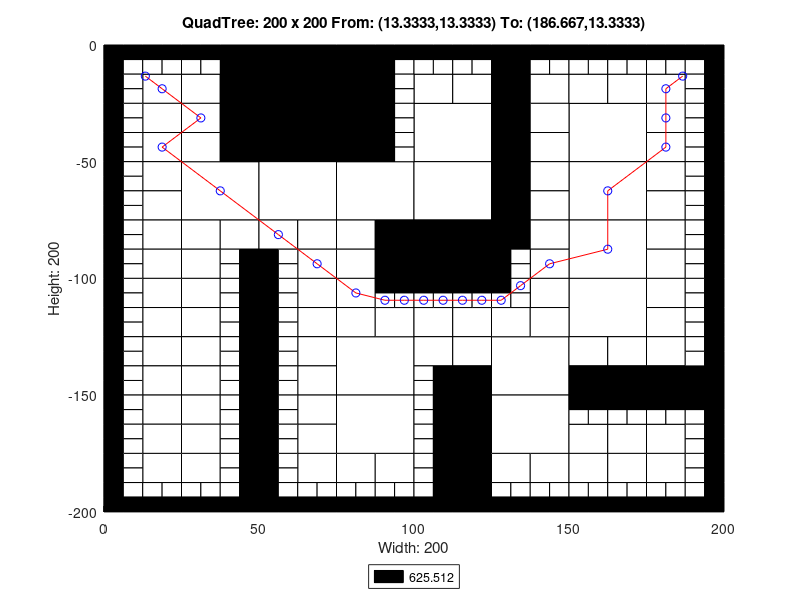

Reproduce this figure in MATLAB.
axis([0 200 -200 0]);
title('QuadTree: 200 x 200 From: (13.3333,13.3333) To: (186.667,13.3333)');
xlabel('Width: 200');
ylabel('Height: 200');
rectangle('Position',[50 -25 25 25], 'FaceColor',[0 0 0]);
rectangle('Position',[50 -50 25 25], 'FaceColor',[0 0 0]);
rectangle('Position',[25 -75 25 25], 'FaceColor',[1 1 1]);
rectangle('Position',[50 -75 25 25], 'FaceColor',[1 1 1]);
rectangle('Position',[75 -75 25 25], 'FaceColor',[1 1 1]);
rectangle('Position',[100 -50 25 25], 'FaceColor',[1 1 1]);
rectangle('Position',[150 -50 25 25], 'FaceColor',[1 1 1]);
rectangle('Position',[100 -75 25 25], 'FaceColor',[1 1 1]);
rectangle('Position',[100 -100 25 25], 'FaceColor',[0 0 0]);
rectangle('Position',[150 -75 25 25], 'FaceColor',[1 1 1]);
rectangle('Position',[150 -100 25 25], 'FaceColor',[1 1 1]);
rectangle('Position',[75 -150 25 25], 'FaceColor',[1 1 1]);
rectangle('Position',[75 -175 25 25], 'FaceColor',[1 1 1]);
rectangle('Position',[125 -150 25 25], 'FaceColor',[1 1 1]);
rectangle('Position',[150 -125 25 25], 'FaceColor',[1 1 1]);
rectangle('Position',[125 -175 25 25], 'FaceColor',[1 1 1]);
rectangle('Position',[12.5 -25 12.5 12.5], 'FaceColor',[1 1 1]);
rectangle('Position',[37.5 -12.5 12.5 12.5], 'FaceColor',[0 0 0]);
rectangle('Position',[25 -25 12.5 12.5], 'FaceColor',[1 1 1]);
rectangle('Position',[37.5 -25 12.5 12.5], 'FaceColor',[0 0 0]);
rectangle('Position',[12.5 -37.5 12.5 12.5], 'FaceColor',[1 1 1]);
rectangle('Position',[12.5 -50 12.5 12.5], 'FaceColor',[1 1 1]);
rectangle('Position',[25 -37.5 12.5 12.5], 'FaceColor',[1 1 1]);
rectangle('Position',[37.5 -37.5 12.5 12.5], 'FaceColor',[0 0 0]);
rectangle('Position',[25 -50 12.5 12.5], 'FaceColor',[1 1 1]);
rectangle('Position',[37.5 -50 12.5 12.5], 'FaceColor',[0 0 0]);
rectangle('Position',[75 -12.5 12.5 12.5], 'FaceColor',[0 0 0]);
rectangle('Position',[75 -25 12.5 12.5], 'FaceColor',[0 0 0]);
rectangle('Position',[75 -37.5 12.5 12.5], 'FaceColor',[0 0 0]);
rectangle('Position',[75 -50 12.5 12.5], 'FaceColor',[0 0 0]);
rectangle('Position',[12.5 -62.5 12.5 12.5], 'FaceColor',[1 1 1]);
rectangle('Position',[12.5 -75 12.5 12.5], 'FaceColor',[1 1 1]);
rectangle('Position',[12.5 -87.5 12.5 12.5], 'FaceColor',[1 1 1]);
rectangle('Position',[12.5 -100 12.5 12.5], 'FaceColor',[1 1 1]);
rectangle('Position',[25 -87.5 12.5 12.5], 'FaceColor',[1 1 1]);
rectangle('Position',[37.5 -87.5 12.5 12.5], 'FaceColor',[1 1 1]);
rectangle('Position',[25 -100 12.5 12.5], 'FaceColor',[1 1 1]);
rectangle('Position',[50 -87.5 12.5 12.5], 'FaceColor',[1 1 1]);
rectangle('Position',[62.5 -87.5 12.5 12.5], 'FaceColor',[1 1 1]);
rectangle('Position',[62.5 -100 12.5 12.5], 'FaceColor',[1 1 1]);
rectangle('Position',[75 -87.5 12.5 12.5], 'FaceColor',[1 1 1]);
rectangle('Position',[87.5 -87.5 12.5 12.5], 'FaceColor',[0 0 0]);
rectangle('Position',[75 -100 12.5 12.5], 'FaceColor',[1 1 1]);
rectangle('Position',[87.5 -100 12.5 12.5], 'FaceColor',[0 0 0]);
rectangle('Position',[100 -25 12.5 12.5], 'FaceColor',[1 1 1]);
rectangle('Position',[112.5 -25 12.5 12.5], 'FaceColor',[1 1 1]);
rectangle('Position',[125 -12.5 12.5 12.5], 'FaceColor',[0 0 0]);
rectangle('Position',[125 -25 12.5 12.5], 'FaceColor',[0 0 0]);
rectangle('Position',[137.5 -25 12.5 12.5], 'FaceColor',[1 1 1]);
rectangle('Position',[125 -37.5 12.5 12.5], 'FaceColor',[0 0 0]);
rectangle('Position',[137.5 -37.5 12.5 12.5], 'FaceColor',[1 1 1]);
rectangle('Position',[125 -50 12.5 12.5], 'FaceColor',[0 0 0]);
rectangle('Position',[137.5 -50 12.5 12.5], 'FaceColor',[1 1 1]);
rectangle('Position',[150 -25 12.5 12.5], 'FaceColor',[1 1 1]);
rectangle('Position',[162.5 -25 12.5 12.5], 'FaceColor',[1 1 1]);
rectangle('Position',[175 -25 12.5 12.5], 'FaceColor',[1 1 1]);
rectangle('Position',[175 -37.5 12.5 12.5], 'FaceColor',[1 1 1]);
rectangle('Position',[175 -50 12.5 12.5], 'FaceColor',[1 1 1]);
rectangle('Position',[125 -62.5 12.5 12.5], 'FaceColor',[0 0 0]);
rectangle('Position',[137.5 -62.5 12.5 12.5], 'FaceColor',[1 1 1]);
rectangle('Position',[125 -75 12.5 12.5], 'FaceColor',[0 0 0]);
rectangle('Position',[137.5 -75 12.5 12.5], 'FaceColor',[1 1 1]);
rectangle('Position',[125 -87.5 12.5 12.5], 'FaceColor',[0 0 0]);
rectangle('Position',[137.5 -87.5 12.5 12.5], 'FaceColor',[1 1 1]);
rectangle('Position',[137.5 -100 12.5 12.5], 'FaceColor',[1 1 1]);
rectangle('Position',[175 -62.5 12.5 12.5], 'FaceColor',[1 1 1]);
rectangle('Position',[175 -75 12.5 12.5], 'FaceColor',[1 1 1]);
rectangle('Position',[175 -87.5 12.5 12.5], 'FaceColor',[1 1 1]);
rectangle('Position',[175 -100 12.5 12.5], 'FaceColor',[1 1 1]);
rectangle('Position',[12.5 -112.5 12.5 12.5], 'FaceColor',[1 1 1]);
rectangle('Position',[12.5 -125 12.5 12.5], 'FaceColor',[1 1 1]);
rectangle('Position',[25 -112.5 12.5 12.5], 'FaceColor',[1 1 1]);
rectangle('Position',[25 -125 12.5 12.5], 'FaceColor',[1 1 1]);
rectangle('Position',[12.5 -137.5 12.5 12.5], 'FaceColor',[1 1 1]);
rectangle('Position',[12.5 -150 12.5 12.5], 'FaceColor',[1 1 1]);
rectangle('Position',[25 -137.5 12.5 12.5], 'FaceColor',[1 1 1]);
rectangle('Position',[25 -150 12.5 12.5], 'FaceColor',[1 1 1]);
rectangle('Position',[62.5 -112.5 12.5 12.5], 'FaceColor',[1 1 1]);
rectangle('Position',[62.5 -125 12.5 12.5], 'FaceColor',[1 1 1]);
rectangle('Position',[75 -112.5 12.5 12.5], 'FaceColor',[1 1 1]);
rectangle('Position',[75 -125 12.5 12.5], 'FaceColor',[1 1 1]);
rectangle('Position',[87.5 -125 12.5 12.5], 'FaceColor',[1 1 1]);
rectangle('Position',[62.5 -137.5 12.5 12.5], 'FaceColor',[1 1 1]);
rectangle('Position',[62.5 -150 12.5 12.5], 'FaceColor',[1 1 1]);
rectangle('Position',[12.5 -162.5 12.5 12.5], 'FaceColor',[1 1 1]);
rectangle('Position',[12.5 -175 12.5 12.5], 'FaceColor',[1 1 1]);
rectangle('Position',[25 -162.5 12.5 12.5], 'FaceColor',[1 1 1]);
rectangle('Position',[25 -175 12.5 12.5], 'FaceColor',[1 1 1]);
rectangle('Position',[12.5 -187.5 12.5 12.5], 'FaceColor',[1 1 1]);
rectangle('Position',[25 -187.5 12.5 12.5], 'FaceColor',[1 1 1]);
rectangle('Position',[62.5 -162.5 12.5 12.5], 'FaceColor',[1 1 1]);
rectangle('Position',[62.5 -175 12.5 12.5], 'FaceColor',[1 1 1]);
rectangle('Position',[62.5 -187.5 12.5 12.5], 'FaceColor',[1 1 1]);
rectangle('Position',[75 -187.5 12.5 12.5], 'FaceColor',[1 1 1]);
rectangle('Position',[87.5 -187.5 12.5 12.5], 'FaceColor',[1 1 1]);
rectangle('Position',[100 -125 12.5 12.5], 'FaceColor',[1 1 1]);
rectangle('Position',[112.5 -125 12.5 12.5], 'FaceColor',[1 1 1]);
rectangle('Position',[137.5 -112.5 12.5 12.5], 'FaceColor',[1 1 1]);
rectangle('Position',[125 -125 12.5 12.5], 'FaceColor',[1 1 1]);
rectangle('Position',[137.5 -125 12.5 12.5], 'FaceColor',[1 1 1]);
rectangle('Position',[100 -137.5 12.5 12.5], 'FaceColor',[1 1 1]);
rectangle('Position',[112.5 -137.5 12.5 12.5], 'FaceColor',[1 1 1]);
rectangle('Position',[112.5 -150 12.5 12.5], 'FaceColor',[0 0 0]);
rectangle('Position',[175 -112.5 12.5 12.5], 'FaceColor',[1 1 1]);
rectangle('Position',[175 -125 12.5 12.5], 'FaceColor',[1 1 1]);
rectangle('Position',[150 -137.5 12.5 12.5], 'FaceColor',[1 1 1]);
rectangle('Position',[162.5 -137.5 12.5 12.5], 'FaceColor',[1 1 1]);
rectangle('Position',[150 -150 12.5 12.5], 'FaceColor',[0 0 0]);
rectangle('Position',[162.5 -150 12.5 12.5], 'FaceColor',[0 0 0]);
rectangle('Position',[175 -137.5 12.5 12.5], 'FaceColor',[1 1 1]);
rectangle('Position',[175 -150 12.5 12.5], 'FaceColor',[0 0 0]);
rectangle('Position',[187.5 -150 12.5 12.5], 'FaceColor',[0 0 0]);
rectangle('Position',[112.5 -162.5 12.5 12.5], 'FaceColor',[0 0 0]);
rectangle('Position',[112.5 -175 12.5 12.5], 'FaceColor',[0 0 0]);
rectangle('Position',[112.5 -187.5 12.5 12.5], 'FaceColor',[0 0 0]);
rectangle('Position',[112.5 -200 12.5 12.5], 'FaceColor',[0 0 0]);
rectangle('Position',[125 -187.5 12.5 12.5], 'FaceColor',[1 1 1]);
rectangle('Position',[137.5 -187.5 12.5 12.5], 'FaceColor',[1 1 1]);
rectangle('Position',[150 -175 12.5 12.5], 'FaceColor',[1 1 1]);
rectangle('Position',[162.5 -175 12.5 12.5], 'FaceColor',[1 1 1]);
rectangle('Position',[175 -175 12.5 12.5], 'FaceColor',[1 1 1]);
rectangle('Position',[150 -187.5 12.5 12.5], 'FaceColor',[1 1 1]);
rectangle('Position',[162.5 -187.5 12.5 12.5], 'FaceColor',[1 1 1]);
rectangle('Position',[175 -187.5 12.5 12.5], 'FaceColor',[1 1 1]);
rectangle('Position',[0 -6.25 6.25 6.25], 'FaceColor',[0 0 0]);
rectangle('Position',[6.25 -6.25 6.25 6.25], 'FaceColor',[0 0 0]);
rectangle('Position',[0 -12.5 6.25 6.25], 'FaceColor',[0 0 0]);
rectangle('Position',[6.25 -12.5 6.25 6.25], 'FaceColor',[1 1 1]);
rectangle('Position',[12.5 -6.25 6.25 6.25], 'FaceColor',[0 0 0]);
rectangle('Position',[18.75 -6.25 6.25 6.25], 'FaceColor',[0 0 0]);
rectangle('Position',[12.5 -12.5 6.25 6.25], 'FaceColor',[1 1 1]);
rectangle('Position',[18.75 -12.5 6.25 6.25], 'FaceColor',[1 1 1]);
rectangle('Position',[0 -18.75 6.25 6.25], 'FaceColor',[0 0 0]);
rectangle('Position',[6.25 -18.75 6.25 6.25], 'FaceColor',[1 1 1]);
rectangle('Position',[0 -25 6.25 6.25], 'FaceColor',[0 0 0]);
rectangle('Position',[6.25 -25 6.25 6.25], 'FaceColor',[1 1 1]);
rectangle('Position',[25 -6.25 6.25 6.25], 'FaceColor',[0 0 0]);
rectangle('Position',[31.25 -6.25 6.25 6.25], 'FaceColor',[0 0 0]);
rectangle('Position',[25 -12.5 6.25 6.25], 'FaceColor',[1 1 1]);
rectangle('Position',[31.25 -12.5 6.25 6.25], 'FaceColor',[1 1 1]);
rectangle('Position',[0 -31.25 6.25 6.25], 'FaceColor',[0 0 0]);
rectangle('Position',[6.25 -31.25 6.25 6.25], 'FaceColor',[1 1 1]);
rectangle('Position',[0 -37.5 6.25 6.25], 'FaceColor',[0 0 0]);
rectangle('Position',[6.25 -37.5 6.25 6.25], 'FaceColor',[1 1 1]);
rectangle('Position',[0 -43.75 6.25 6.25], 'FaceColor',[0 0 0]);
rectangle('Position',[6.25 -43.75 6.25 6.25], 'FaceColor',[1 1 1]);
rectangle('Position',[0 -50 6.25 6.25], 'FaceColor',[0 0 0]);
rectangle('Position',[6.25 -50 6.25 6.25], 'FaceColor',[1 1 1]);
rectangle('Position',[87.5 -6.25 6.25 6.25], 'FaceColor',[0 0 0]);
rectangle('Position',[93.75 -6.25 6.25 6.25], 'FaceColor',[0 0 0]);
rectangle('Position',[87.5 -12.5 6.25 6.25], 'FaceColor',[0 0 0]);
rectangle('Position',[93.75 -12.5 6.25 6.25], 'FaceColor',[1 1 1]);
rectangle('Position',[87.5 -18.75 6.25 6.25], 'FaceColor',[0 0 0]);
rectangle('Position',[93.75 -18.75 6.25 6.25], 'FaceColor',[1 1 1]);
rectangle('Position',[87.5 -25 6.25 6.25], 'FaceColor',[0 0 0]);
rectangle('Position',[93.75 -25 6.25 6.25], 'FaceColor',[1 1 1]);
rectangle('Position',[87.5 -31.25 6.25 6.25], 'FaceColor',[0 0 0]);
rectangle('Position',[93.75 -31.25 6.25 6.25], 'FaceColor',[1 1 1]);
rectangle('Position',[87.5 -37.5 6.25 6.25], 'FaceColor',[0 0 0]);
rectangle('Position',[93.75 -37.5 6.25 6.25], 'FaceColor',[1 1 1]);
rectangle('Position',[87.5 -43.75 6.25 6.25], 'FaceColor',[0 0 0]);
rectangle('Position',[93.75 -43.75 6.25 6.25], 'FaceColor',[1 1 1]);
rectangle('Position',[87.5 -50 6.25 6.25], 'FaceColor',[0 0 0]);
rectangle('Position',[93.75 -50 6.25 6.25], 'FaceColor',[1 1 1]);
rectangle('Position',[0 -56.25 6.25 6.25], 'FaceColor',[0 0 0]);
rectangle('Position',[6.25 -56.25 6.25 6.25], 'FaceColor',[1 1 1]);
rectangle('Position',[0 -62.5 6.25 6.25], 'FaceColor',[0 0 0]);
rectangle('Position',[6.25 -62.5 6.25 6.25], 'FaceColor',[1 1 1]);
rectangle('Position',[0 -68.75 6.25 6.25], 'FaceColor',[0 0 0]);
rectangle('Position',[6.25 -68.75 6.25 6.25], 'FaceColor',[1 1 1]);
rectangle('Position',[0 -75 6.25 6.25], 'FaceColor',[0 0 0]);
rectangle('Position',[6.25 -75 6.25 6.25], 'FaceColor',[1 1 1]);
rectangle('Position',[0 -81.25 6.25 6.25], 'FaceColor',[0 0 0]);
rectangle('Position',[6.25 -81.25 6.25 6.25], 'FaceColor',[1 1 1]);
rectangle('Position',[0 -87.5 6.25 6.25], 'FaceColor',[0 0 0]);
rectangle('Position',[6.25 -87.5 6.25 6.25], 'FaceColor',[1 1 1]);
rectangle('Position',[0 -93.75 6.25 6.25], 'FaceColor',[0 0 0]);
rectangle('Position',[6.25 -93.75 6.25 6.25], 'FaceColor',[1 1 1]);
rectangle('Position',[0 -100 6.25 6.25], 'FaceColor',[0 0 0]);
rectangle('Position',[6.25 -100 6.25 6.25], 'FaceColor',[1 1 1]);
rectangle('Position',[37.5 -93.75 6.25 6.25], 'FaceColor',[1 1 1]);
rectangle('Position',[43.75 -93.75 6.25 6.25], 'FaceColor',[0 0 0]);
rectangle('Position',[37.5 -100 6.25 6.25], 'FaceColor',[1 1 1]);
rectangle('Position',[43.75 -100 6.25 6.25], 'FaceColor',[0 0 0]);
rectangle('Position',[50 -93.75 6.25 6.25], 'FaceColor',[0 0 0]);
rectangle('Position',[56.25 -93.75 6.25 6.25], 'FaceColor',[1 1 1]);
rectangle('Position',[50 -100 6.25 6.25], 'FaceColor',[0 0 0]);
rectangle('Position',[56.25 -100 6.25 6.25], 'FaceColor',[1 1 1]);
rectangle('Position',[100 -6.25 6.25 6.25], 'FaceColor',[0 0 0]);
rectangle('Position',[106.25 -6.25 6.25 6.25], 'FaceColor',[0 0 0]);
rectangle('Position',[100 -12.5 6.25 6.25], 'FaceColor',[1 1 1]);
rectangle('Position',[106.25 -12.5 6.25 6.25], 'FaceColor',[1 1 1]);
rectangle('Position',[112.5 -6.25 6.25 6.25], 'FaceColor',[0 0 0]);
rectangle('Position',[118.75 -6.25 6.25 6.25], 'FaceColor',[0 0 0]);
rectangle('Position',[112.5 -12.5 6.25 6.25], 'FaceColor',[1 1 1]);
rectangle('Position',[118.75 -12.5 6.25 6.25], 'FaceColor',[1 1 1]);
rectangle('Position',[137.5 -6.25 6.25 6.25], 'FaceColor',[0 0 0]);
rectangle('Position',[143.75 -6.25 6.25 6.25], 'FaceColor',[0 0 0]);
rectangle('Position',[137.5 -12.5 6.25 6.25], 'FaceColor',[1 1 1]);
rectangle('Position',[143.75 -12.5 6.25 6.25], 'FaceColor',[1 1 1]);
rectangle('Position',[150 -6.25 6.25 6.25], 'FaceColor',[0 0 0]);
rectangle('Position',[156.25 -6.25 6.25 6.25], 'FaceColor',[0 0 0]);
rectangle('Position',[150 -12.5 6.25 6.25], 'FaceColor',[1 1 1]);
rectangle('Position',[156.25 -12.5 6.25 6.25], 'FaceColor',[1 1 1]);
rectangle('Position',[162.5 -6.25 6.25 6.25], 'FaceColor',[0 0 0]);
rectangle('Position',[168.75 -6.25 6.25 6.25], 'FaceColor',[0 0 0]);
rectangle('Position',[162.5 -12.5 6.25 6.25], 'FaceColor',[1 1 1]);
rectangle('Position',[168.75 -12.5 6.25 6.25], 'FaceColor',[1 1 1]);
rectangle('Position',[175 -6.25 6.25 6.25], 'FaceColor',[0 0 0]);
rectangle('Position',[181.25 -6.25 6.25 6.25], 'FaceColor',[0 0 0]);
rectangle('Position',[175 -12.5 6.25 6.25], 'FaceColor',[1 1 1]);
rectangle('Position',[181.25 -12.5 6.25 6.25], 'FaceColor',[1 1 1]);
rectangle('Position',[187.5 -6.25 6.25 6.25], 'FaceColor',[0 0 0]);
rectangle('Position',[193.75 -6.25 6.25 6.25], 'FaceColor',[0 0 0]);
rectangle('Position',[187.5 -12.5 6.25 6.25], 'FaceColor',[1 1 1]);
rectangle('Position',[193.75 -12.5 6.25 6.25], 'FaceColor',[0 0 0]);
rectangle('Position',[187.5 -18.75 6.25 6.25], 'FaceColor',[1 1 1]);
rectangle('Position',[193.75 -18.75 6.25 6.25], 'FaceColor',[0 0 0]);
rectangle('Position',[187.5 -25 6.25 6.25], 'FaceColor',[1 1 1]);
rectangle('Position',[193.75 -25 6.25 6.25], 'FaceColor',[0 0 0]);
rectangle('Position',[187.5 -31.25 6.25 6.25], 'FaceColor',[1 1 1]);
rectangle('Position',[193.75 -31.25 6.25 6.25], 'FaceColor',[0 0 0]);
rectangle('Position',[187.5 -37.5 6.25 6.25], 'FaceColor',[1 1 1]);
rectangle('Position',[193.75 -37.5 6.25 6.25], 'FaceColor',[0 0 0]);
rectangle('Position',[187.5 -43.75 6.25 6.25], 'FaceColor',[1 1 1]);
rectangle('Position',[193.75 -43.75 6.25 6.25], 'FaceColor',[0 0 0]);
rectangle('Position',[187.5 -50 6.25 6.25], 'FaceColor',[1 1 1]);
rectangle('Position',[193.75 -50 6.25 6.25], 'FaceColor',[0 0 0]);
rectangle('Position',[125 -93.75 6.25 6.25], 'FaceColor',[0 0 0]);
rectangle('Position',[131.25 -93.75 6.25 6.25], 'FaceColor',[1 1 1]);
rectangle('Position',[125 -100 6.25 6.25], 'FaceColor',[0 0 0]);
rectangle('Position',[131.25 -100 6.25 6.25], 'FaceColor',[1 1 1]);
rectangle('Position',[187.5 -56.25 6.25 6.25], 'FaceColor',[1 1 1]);
rectangle('Position',[193.75 -56.25 6.25 6.25], 'FaceColor',[0 0 0]);
rectangle('Position',[187.5 -62.5 6.25 6.25], 'FaceColor',[1 1 1]);
rectangle('Position',[193.75 -62.5 6.25 6.25], 'FaceColor',[0 0 0]);
rectangle('Position',[187.5 -68.75 6.25 6.25], 'FaceColor',[1 1 1]);
rectangle('Position',[193.75 -68.75 6.25 6.25], 'FaceColor',[0 0 0]);
rectangle('Position',[187.5 -75 6.25 6.25], 'FaceColor',[1 1 1]);
rectangle('Position',[193.75 -75 6.25 6.25], 'FaceColor',[0 0 0]);
rectangle('Position',[187.5 -81.25 6.25 6.25], 'FaceColor',[1 1 1]);
rectangle('Position',[193.75 -81.25 6.25 6.25], 'FaceColor',[0 0 0]);
rectangle('Position',[187.5 -87.5 6.25 6.25], 'FaceColor',[1 1 1]);
rectangle('Position',[193.75 -87.5 6.25 6.25], 'FaceColor',[0 0 0]);
rectangle('Position',[187.5 -93.75 6.25 6.25], 'FaceColor',[1 1 1]);
rectangle('Position',[193.75 -93.75 6.25 6.25], 'FaceColor',[0 0 0]);
rectangle('Position',[187.5 -100 6.25 6.25], 'FaceColor',[1 1 1]);
rectangle('Position',[193.75 -100 6.25 6.25], 'FaceColor',[0 0 0]);
rectangle('Position',[0 -106.25 6.25 6.25], 'FaceColor',[0 0 0]);
rectangle('Position',[6.25 -106.25 6.25 6.25], 'FaceColor',[1 1 1]);
rectangle('Position',[0 -112.5 6.25 6.25], 'FaceColor',[0 0 0]);
rectangle('Position',[6.25 -112.5 6.25 6.25], 'FaceColor',[1 1 1]);
rectangle('Position',[0 -118.75 6.25 6.25], 'FaceColor',[0 0 0]);
rectangle('Position',[6.25 -118.75 6.25 6.25], 'FaceColor',[1 1 1]);
rectangle('Position',[0 -125 6.25 6.25], 'FaceColor',[0 0 0]);
rectangle('Position',[6.25 -125 6.25 6.25], 'FaceColor',[1 1 1]);
rectangle('Position',[37.5 -106.25 6.25 6.25], 'FaceColor',[1 1 1]);
rectangle('Position',[43.75 -106.25 6.25 6.25], 'FaceColor',[0 0 0]);
rectangle('Position',[37.5 -112.5 6.25 6.25], 'FaceColor',[1 1 1]);
rectangle('Position',[43.75 -112.5 6.25 6.25], 'FaceColor',[0 0 0]);
rectangle('Position',[37.5 -118.75 6.25 6.25], 'FaceColor',[1 1 1]);
rectangle('Position',[43.75 -118.75 6.25 6.25], 'FaceColor',[0 0 0]);
rectangle('Position',[37.5 -125 6.25 6.25], 'FaceColor',[1 1 1]);
rectangle('Position',[43.75 -125 6.25 6.25], 'FaceColor',[0 0 0]);
rectangle('Position',[0 -131.25 6.25 6.25], 'FaceColor',[0 0 0]);
rectangle('Position',[6.25 -131.25 6.25 6.25], 'FaceColor',[1 1 1]);
rectangle('Position',[0 -137.5 6.25 6.25], 'FaceColor',[0 0 0]);
rectangle('Position',[6.25 -137.5 6.25 6.25], 'FaceColor',[1 1 1]);
rectangle('Position',[0 -143.75 6.25 6.25], 'FaceColor',[0 0 0]);
rectangle('Position',[6.25 -143.75 6.25 6.25], 'FaceColor',[1 1 1]);
rectangle('Position',[0 -150 6.25 6.25], 'FaceColor',[0 0 0]);
rectangle('Position',[6.25 -150 6.25 6.25], 'FaceColor',[1 1 1]);
rectangle('Position',[37.5 -131.25 6.25 6.25], 'FaceColor',[1 1 1]);
rectangle('Position',[43.75 -131.25 6.25 6.25], 'FaceColor',[0 0 0]);
rectangle('Position',[37.5 -137.5 6.25 6.25], 'FaceColor',[1 1 1]);
rectangle('Position',[43.75 -137.5 6.25 6.25], 'FaceColor',[0 0 0]);
rectangle('Position',[37.5 -143.75 6.25 6.25], 'FaceColor',[1 1 1]);
rectangle('Position',[43.75 -143.75 6.25 6.25], 'FaceColor',[0 0 0]);
rectangle('Position',[37.5 -150 6.25 6.25], 'FaceColor',[1 1 1]);
rectangle('Position',[43.75 -150 6.25 6.25], 'FaceColor',[0 0 0]);
rectangle('Position',[50 -106.25 6.25 6.25], 'FaceColor',[0 0 0]);
rectangle('Position',[56.25 -106.25 6.25 6.25], 'FaceColor',[1 1 1]);
rectangle('Position',[50 -112.5 6.25 6.25], 'FaceColor',[0 0 0]);
rectangle('Position',[56.25 -112.5 6.25 6.25], 'FaceColor',[1 1 1]);
rectangle('Position',[50 -118.75 6.25 6.25], 'FaceColor',[0 0 0]);
rectangle('Position',[56.25 -118.75 6.25 6.25], 'FaceColor',[1 1 1]);
rectangle('Position',[50 -125 6.25 6.25], 'FaceColor',[0 0 0]);
rectangle('Position',[56.25 -125 6.25 6.25], 'FaceColor',[1 1 1]);
rectangle('Position',[87.5 -106.25 6.25 6.25], 'FaceColor',[0 0 0]);
rectangle('Position',[93.75 -106.25 6.25 6.25], 'FaceColor',[0 0 0]);
rectangle('Position',[87.5 -112.5 6.25 6.25], 'FaceColor',[1 1 1]);
rectangle('Position',[93.75 -112.5 6.25 6.25], 'FaceColor',[1 1 1]);
rectangle('Position',[50 -131.25 6.25 6.25], 'FaceColor',[0 0 0]);
rectangle('Position',[56.25 -131.25 6.25 6.25], 'FaceColor',[1 1 1]);
rectangle('Position',[50 -137.5 6.25 6.25], 'FaceColor',[0 0 0]);
rectangle('Position',[56.25 -137.5 6.25 6.25], 'FaceColor',[1 1 1]);
rectangle('Position',[50 -143.75 6.25 6.25], 'FaceColor',[0 0 0]);
rectangle('Position',[56.25 -143.75 6.25 6.25], 'FaceColor',[1 1 1]);
rectangle('Position',[50 -150 6.25 6.25], 'FaceColor',[0 0 0]);
rectangle('Position',[56.25 -150 6.25 6.25], 'FaceColor',[1 1 1]);
rectangle('Position',[0 -156.25 6.25 6.25], 'FaceColor',[0 0 0]);
rectangle('Position',[6.25 -156.25 6.25 6.25], 'FaceColor',[1 1 1]);
rectangle('Position',[0 -162.5 6.25 6.25], 'FaceColor',[0 0 0]);
rectangle('Position',[6.25 -162.5 6.25 6.25], 'FaceColor',[1 1 1]);
rectangle('Position',[0 -168.75 6.25 6.25], 'FaceColor',[0 0 0]);
rectangle('Position',[6.25 -168.75 6.25 6.25], 'FaceColor',[1 1 1]);
rectangle('Position',[0 -175 6.25 6.25], 'FaceColor',[0 0 0]);
rectangle('Position',[6.25 -175 6.25 6.25], 'FaceColor',[1 1 1]);
rectangle('Position',[37.5 -156.25 6.25 6.25], 'FaceColor',[1 1 1]);
rectangle('Position',[43.75 -156.25 6.25 6.25], 'FaceColor',[0 0 0]);
rectangle('Position',[37.5 -162.5 6.25 6.25], 'FaceColor',[1 1 1]);
rectangle('Position',[43.75 -162.5 6.25 6.25], 'FaceColor',[0 0 0]);
rectangle('Position',[37.5 -168.75 6.25 6.25], 'FaceColor',[1 1 1]);
rectangle('Position',[43.75 -168.75 6.25 6.25], 'FaceColor',[0 0 0]);
rectangle('Position',[37.5 -175 6.25 6.25], 'FaceColor',[1 1 1]);
rectangle('Position',[43.75 -175 6.25 6.25], 'FaceColor',[0 0 0]);
rectangle('Position',[0 -181.25 6.25 6.25], 'FaceColor',[0 0 0]);
rectangle('Position',[6.25 -181.25 6.25 6.25], 'FaceColor',[1 1 1]);
rectangle('Position',[0 -187.5 6.25 6.25], 'FaceColor',[0 0 0]);
rectangle('Position',[6.25 -187.5 6.25 6.25], 'FaceColor',[1 1 1]);
rectangle('Position',[0 -193.75 6.25 6.25], 'FaceColor',[0 0 0]);
rectangle('Position',[6.25 -193.75 6.25 6.25], 'FaceColor',[1 1 1]);
rectangle('Position',[0 -200 6.25 6.25], 'FaceColor',[0 0 0]);
rectangle('Position',[6.25 -200 6.25 6.25], 'FaceColor',[0 0 0]);
rectangle('Position',[12.5 -193.75 6.25 6.25], 'FaceColor',[1 1 1]);
rectangle('Position',[18.75 -193.75 6.25 6.25], 'FaceColor',[1 1 1]);
rectangle('Position',[12.5 -200 6.25 6.25], 'FaceColor',[0 0 0]);
rectangle('Position',[18.75 -200 6.25 6.25], 'FaceColor',[0 0 0]);
rectangle('Position',[37.5 -181.25 6.25 6.25], 'FaceColor',[1 1 1]);
rectangle('Position',[43.75 -181.25 6.25 6.25], 'FaceColor',[0 0 0]);
rectangle('Position',[37.5 -187.5 6.25 6.25], 'FaceColor',[1 1 1]);
rectangle('Position',[43.75 -187.5 6.25 6.25], 'FaceColor',[0 0 0]);
rectangle('Position',[25 -193.75 6.25 6.25], 'FaceColor',[1 1 1]);
rectangle('Position',[31.25 -193.75 6.25 6.25], 'FaceColor',[1 1 1]);
rectangle('Position',[25 -200 6.25 6.25], 'FaceColor',[0 0 0]);
rectangle('Position',[31.25 -200 6.25 6.25], 'FaceColor',[0 0 0]);
rectangle('Position',[37.5 -193.75 6.25 6.25], 'FaceColor',[1 1 1]);
rectangle('Position',[43.75 -193.75 6.25 6.25], 'FaceColor',[0 0 0]);
rectangle('Position',[37.5 -200 6.25 6.25], 'FaceColor',[0 0 0]);
rectangle('Position',[43.75 -200 6.25 6.25], 'FaceColor',[0 0 0]);
rectangle('Position',[50 -156.25 6.25 6.25], 'FaceColor',[0 0 0]);
rectangle('Position',[56.25 -156.25 6.25 6.25], 'FaceColor',[1 1 1]);
rectangle('Position',[50 -162.5 6.25 6.25], 'FaceColor',[0 0 0]);
rectangle('Position',[56.25 -162.5 6.25 6.25], 'FaceColor',[1 1 1]);
rectangle('Position',[50 -168.75 6.25 6.25], 'FaceColor',[0 0 0]);
rectangle('Position',[56.25 -168.75 6.25 6.25], 'FaceColor',[1 1 1]);
rectangle('Position',[50 -175 6.25 6.25], 'FaceColor',[0 0 0]);
rectangle('Position',[56.25 -175 6.25 6.25], 'FaceColor',[1 1 1]);
rectangle('Position',[50 -181.25 6.25 6.25], 'FaceColor',[0 0 0]);
rectangle('Position',[56.25 -181.25 6.25 6.25], 'FaceColor',[1 1 1]);
rectangle('Position',[50 -187.5 6.25 6.25], 'FaceColor',[0 0 0]);
rectangle('Position',[56.25 -187.5 6.25 6.25], 'FaceColor',[1 1 1]);
rectangle('Position',[50 -193.75 6.25 6.25], 'FaceColor',[0 0 0]);
rectangle('Position',[56.25 -193.75 6.25 6.25], 'FaceColor',[1 1 1]);
rectangle('Position',[50 -200 6.25 6.25], 'FaceColor',[0 0 0]);
rectangle('Position',[56.25 -200 6.25 6.25], 'FaceColor',[0 0 0]);
rectangle('Position',[62.5 -193.75 6.25 6.25], 'FaceColor',[1 1 1]);
rectangle('Position',[68.75 -193.75 6.25 6.25], 'FaceColor',[1 1 1]);
rectangle('Position',[62.5 -200 6.25 6.25], 'FaceColor',[0 0 0]);
rectangle('Position',[68.75 -200 6.25 6.25], 'FaceColor',[0 0 0]);
rectangle('Position',[75 -193.75 6.25 6.25], 'FaceColor',[1 1 1]);
rectangle('Position',[81.25 -193.75 6.25 6.25], 'FaceColor',[1 1 1]);
rectangle('Position',[75 -200 6.25 6.25], 'FaceColor',[0 0 0]);
rectangle('Position',[81.25 -200 6.25 6.25], 'FaceColor',[0 0 0]);
rectangle('Position',[87.5 -193.75 6.25 6.25], 'FaceColor',[1 1 1]);
rectangle('Position',[93.75 -193.75 6.25 6.25], 'FaceColor',[1 1 1]);
rectangle('Position',[87.5 -200 6.25 6.25], 'FaceColor',[0 0 0]);
rectangle('Position',[93.75 -200 6.25 6.25], 'FaceColor',[0 0 0]);
rectangle('Position',[100 -106.25 6.25 6.25], 'FaceColor',[0 0 0]);
rectangle('Position',[106.25 -106.25 6.25 6.25], 'FaceColor',[0 0 0]);
rectangle('Position',[100 -112.5 6.25 6.25], 'FaceColor',[1 1 1]);
rectangle('Position',[106.25 -112.5 6.25 6.25], 'FaceColor',[1 1 1]);
rectangle('Position',[112.5 -106.25 6.25 6.25], 'FaceColor',[0 0 0]);
rectangle('Position',[118.75 -106.25 6.25 6.25], 'FaceColor',[0 0 0]);
rectangle('Position',[112.5 -112.5 6.25 6.25], 'FaceColor',[1 1 1]);
rectangle('Position',[118.75 -112.5 6.25 6.25], 'FaceColor',[1 1 1]);
rectangle('Position',[125 -106.25 6.25 6.25], 'FaceColor',[0 0 0]);
rectangle('Position',[131.25 -106.25 6.25 6.25], 'FaceColor',[1 1 1]);
rectangle('Position',[125 -112.5 6.25 6.25], 'FaceColor',[1 1 1]);
rectangle('Position',[131.25 -112.5 6.25 6.25], 'FaceColor',[1 1 1]);
rectangle('Position',[100 -143.75 6.25 6.25], 'FaceColor',[1 1 1]);
rectangle('Position',[106.25 -143.75 6.25 6.25], 'FaceColor',[0 0 0]);
rectangle('Position',[100 -150 6.25 6.25], 'FaceColor',[1 1 1]);
rectangle('Position',[106.25 -150 6.25 6.25], 'FaceColor',[0 0 0]);
rectangle('Position',[187.5 -106.25 6.25 6.25], 'FaceColor',[1 1 1]);
rectangle('Position',[193.75 -106.25 6.25 6.25], 'FaceColor',[0 0 0]);
rectangle('Position',[187.5 -112.5 6.25 6.25], 'FaceColor',[1 1 1]);
rectangle('Position',[193.75 -112.5 6.25 6.25], 'FaceColor',[0 0 0]);
rectangle('Position',[187.5 -118.75 6.25 6.25], 'FaceColor',[1 1 1]);
rectangle('Position',[193.75 -118.75 6.25 6.25], 'FaceColor',[0 0 0]);
rectangle('Position',[187.5 -125 6.25 6.25], 'FaceColor',[1 1 1]);
rectangle('Position',[193.75 -125 6.25 6.25], 'FaceColor',[0 0 0]);
rectangle('Position',[187.5 -131.25 6.25 6.25], 'FaceColor',[1 1 1]);
rectangle('Position',[193.75 -131.25 6.25 6.25], 'FaceColor',[0 0 0]);
rectangle('Position',[187.5 -137.5 6.25 6.25], 'FaceColor',[1 1 1]);
rectangle('Position',[193.75 -137.5 6.25 6.25], 'FaceColor',[0 0 0]);
rectangle('Position',[100 -156.25 6.25 6.25], 'FaceColor',[1 1 1]);
rectangle('Position',[106.25 -156.25 6.25 6.25], 'FaceColor',[0 0 0]);
rectangle('Position',[100 -162.5 6.25 6.25], 'FaceColor',[1 1 1]);
rectangle('Position',[106.25 -162.5 6.25 6.25], 'FaceColor',[0 0 0]);
rectangle('Position',[100 -168.75 6.25 6.25], 'FaceColor',[1 1 1]);
rectangle('Position',[106.25 -168.75 6.25 6.25], 'FaceColor',[0 0 0]);
rectangle('Position',[100 -175 6.25 6.25], 'FaceColor',[1 1 1]);
rectangle('Position',[106.25 -175 6.25 6.25], 'FaceColor',[0 0 0]);
rectangle('Position',[100 -181.25 6.25 6.25], 'FaceColor',[1 1 1]);
rectangle('Position',[106.25 -181.25 6.25 6.25], 'FaceColor',[0 0 0]);
rectangle('Position',[100 -187.5 6.25 6.25], 'FaceColor',[1 1 1]);
rectangle('Position',[106.25 -187.5 6.25 6.25], 'FaceColor',[0 0 0]);
rectangle('Position',[100 -193.75 6.25 6.25], 'FaceColor',[1 1 1]);
rectangle('Position',[106.25 -193.75 6.25 6.25], 'FaceColor',[0 0 0]);
rectangle('Position',[100 -200 6.25 6.25], 'FaceColor',[0 0 0]);
rectangle('Position',[106.25 -200 6.25 6.25], 'FaceColor',[0 0 0]);
rectangle('Position',[125 -193.75 6.25 6.25], 'FaceColor',[1 1 1]);
rectangle('Position',[131.25 -193.75 6.25 6.25], 'FaceColor',[1 1 1]);
rectangle('Position',[125 -200 6.25 6.25], 'FaceColor',[0 0 0]);
rectangle('Position',[131.25 -200 6.25 6.25], 'FaceColor',[0 0 0]);
rectangle('Position',[137.5 -193.75 6.25 6.25], 'FaceColor',[1 1 1]);
rectangle('Position',[143.75 -193.75 6.25 6.25], 'FaceColor',[1 1 1]);
rectangle('Position',[137.5 -200 6.25 6.25], 'FaceColor',[0 0 0]);
rectangle('Position',[143.75 -200 6.25 6.25], 'FaceColor',[0 0 0]);
rectangle('Position',[150 -156.25 6.25 6.25], 'FaceColor',[0 0 0]);
rectangle('Position',[156.25 -156.25 6.25 6.25], 'FaceColor',[0 0 0]);
rectangle('Position',[150 -162.5 6.25 6.25], 'FaceColor',[1 1 1]);
rectangle('Position',[156.25 -162.5 6.25 6.25], 'FaceColor',[1 1 1]);
rectangle('Position',[162.5 -156.25 6.25 6.25], 'FaceColor',[0 0 0]);
rectangle('Position',[168.75 -156.25 6.25 6.25], 'FaceColor',[0 0 0]);
rectangle('Position',[162.5 -162.5 6.25 6.25], 'FaceColor',[1 1 1]);
rectangle('Position',[168.75 -162.5 6.25 6.25], 'FaceColor',[1 1 1]);
rectangle('Position',[175 -156.25 6.25 6.25], 'FaceColor',[0 0 0]);
rectangle('Position',[181.25 -156.25 6.25 6.25], 'FaceColor',[0 0 0]);
rectangle('Position',[175 -162.5 6.25 6.25], 'FaceColor',[1 1 1]);
rectangle('Position',[181.25 -162.5 6.25 6.25], 'FaceColor',[1 1 1]);
rectangle('Position',[187.5 -156.25 6.25 6.25], 'FaceColor',[0 0 0]);
rectangle('Position',[193.75 -156.25 6.25 6.25], 'FaceColor',[0 0 0]);
rectangle('Position',[187.5 -162.5 6.25 6.25], 'FaceColor',[1 1 1]);
rectangle('Position',[193.75 -162.5 6.25 6.25], 'FaceColor',[0 0 0]);
rectangle('Position',[187.5 -168.75 6.25 6.25], 'FaceColor',[1 1 1]);
rectangle('Position',[193.75 -168.75 6.25 6.25], 'FaceColor',[0 0 0]);
rectangle('Position',[187.5 -175 6.25 6.25], 'FaceColor',[1 1 1]);
rectangle('Position',[193.75 -175 6.25 6.25], 'FaceColor',[0 0 0]);
rectangle('Position',[150 -193.75 6.25 6.25], 'FaceColor',[1 1 1]);
rectangle('Position',[156.25 -193.75 6.25 6.25], 'FaceColor',[1 1 1]);
rectangle('Position',[150 -200 6.25 6.25], 'FaceColor',[0 0 0]);
rectangle('Position',[156.25 -200 6.25 6.25], 'FaceColor',[0 0 0]);
rectangle('Position',[162.5 -193.75 6.25 6.25], 'FaceColor',[1 1 1]);
rectangle('Position',[168.75 -193.75 6.25 6.25], 'FaceColor',[1 1 1]);
rectangle('Position',[162.5 -200 6.25 6.25], 'FaceColor',[0 0 0]);
rectangle('Position',[168.75 -200 6.25 6.25], 'FaceColor',[0 0 0]);
rectangle('Position',[187.5 -181.25 6.25 6.25], 'FaceColor',[1 1 1]);
rectangle('Position',[193.75 -181.25 6.25 6.25], 'FaceColor',[0 0 0]);
rectangle('Position',[187.5 -187.5 6.25 6.25], 'FaceColor',[1 1 1]);
rectangle('Position',[193.75 -187.5 6.25 6.25], 'FaceColor',[0 0 0]);
rectangle('Position',[175 -193.75 6.25 6.25], 'FaceColor',[1 1 1]);
rectangle('Position',[181.25 -193.75 6.25 6.25], 'FaceColor',[1 1 1]);
rectangle('Position',[175 -200 6.25 6.25], 'FaceColor',[0 0 0]);
rectangle('Position',[181.25 -200 6.25 6.25], 'FaceColor',[0 0 0]);
rectangle('Position',[187.5 -193.75 6.25 6.25], 'FaceColor',[1 1 1]);
rectangle('Position',[193.75 -193.75 6.25 6.25], 'FaceColor',[0 0 0]);
rectangle('Position',[187.5 -200 6.25 6.25], 'FaceColor',[0 0 0]);
rectangle('Position',[193.75 -200 6.25 6.25], 'FaceColor',[0 0 0]);
X=[186.667,181.25,181.25,181.25,162.5,162.5,143.75,134.375,128.125,121.875,115.625,109.375,103.125,96.875,90.625,81.25,68.75,56.25,37.5,18.75,31.25,18.75,13.3333];
Y=[-13.3333,-18.75,-31.25,-43.75,-62.5,-87.5,-93.75,-103.125,-109.375,-109.375,-109.375,-109.375,-109.375,-109.375,-109.375,-106.25,-93.75,-81.25,-62.5,-43.75,-31.25,-18.75,-13.3333];
hold on;
plot(X,Y,'r');
plot(X,Y,'bo');
legend('625.512','Location','southoutside');
